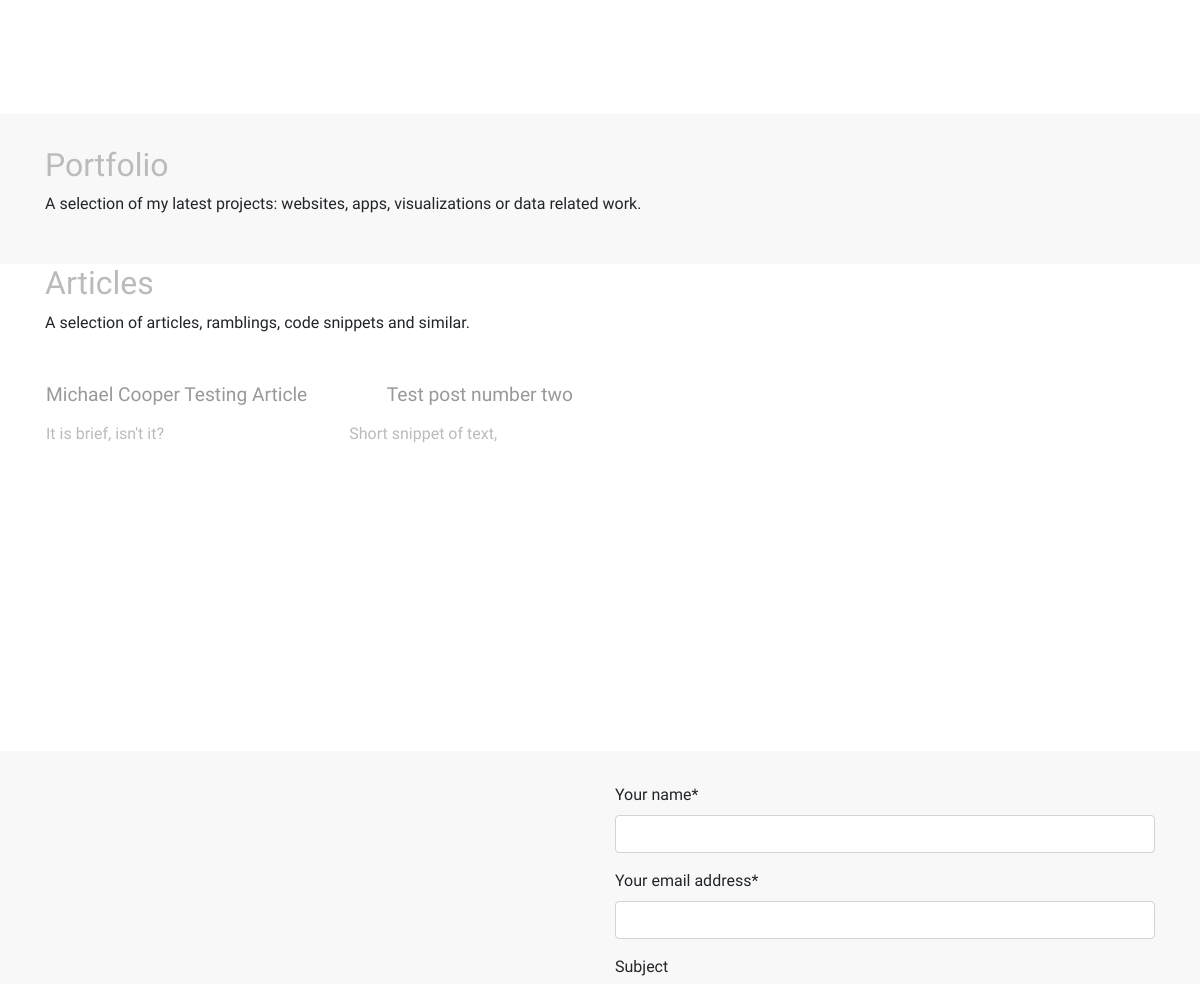
The app's page / (middle part), older data.
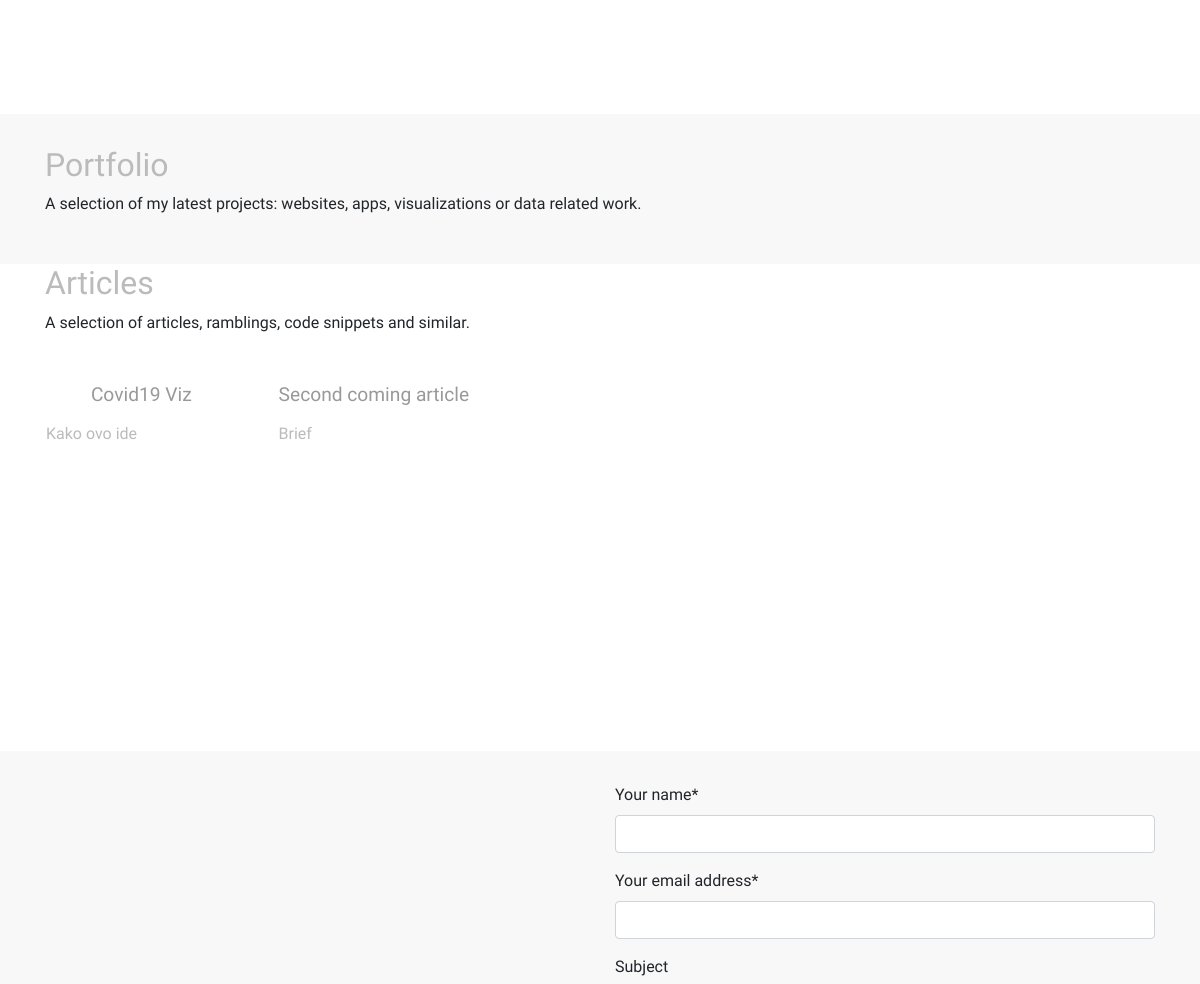
The same page, newer data.
### articles/models.py (models this page shows, shortened)
class Article(models.Model):
    title = models.CharField(max_length=200)
    body = models.TextField(blank=True, null=True)
    short = models.TextField()
    cover = models.ForeignKey('Picture', null=True, blank=True, on_delete=models.CASCADE, related_name='cover_img')
    slug = AutoSlugField(populate_from='title')
    is_portfolio = models.BooleanField(default = False)
    weigth = models.IntegerField(default = 1)

### articles/views.py (the view, shortened to what this page needs)
# urls.py: path('',homePage2, name='home'),
def homePage2(request):
    articles = Article.objects.order_by('-weigth').all()
    if request.method == 'GET':
        form = ContactForm()
    return render(request, "home2.html", {'form': form, 'articles':articles})

### articles/forms.py
class ContactForm(forms.Form):
    name = forms.CharField(label='Your name', max_length=100, required=True)
    email = forms.EmailField(label='Your email address', required=True)
    subject = forms.CharField(label='Subject',required = False)
    message = forms.CharField(label='Message', widget=forms.Textarea, required=True)

### templates/home2.html (shortened to what this page needs)
{% extends 'base.html' %}
{% load cloudinary %}
{% load crispy_forms_tags %}
{% block content %}
<header>
</header>
<section id="portfolio">
    <div class="container-sm">
        <div class="row">
            <div class="col">
                <h2 class="logo">Portfolio</h2>
                <p>A selection of my latest projects: websites, apps, visualizations or data
                    related work.</p>
            </div>
            <div class="grid">
          </div>
        </div>
    </div>
</section>
<section id="articles">
<div class="container">
  <div class="row">
     <div class="col">
        <h2 class="logo">Articles</h2>
        <p>A selection of articles, ramblings, code snippets and similar.</p>
      </div>
  </div>
  <div class="row">
    <div class="grid">
        {% for item in articles  %}
            {% if not item.is_portfolio %}
                <div class="item">
                    <h4>{{ item.title }}</h4>
                    <p>{{ item.short }}</p>
                </div>
            {% endif %}
        {% endfor %}
  </div>
  </div>
</div>
</section>
<section id="contact">
<div class="container">
  <div class="row align-items-center">
    <div class="col-md">
      <div class="contact-form">
         <form method="post">
            {{ form|crispy }}
        </form>
      </div>
    </div>
  </div>
</div>
</section>
{% endblock content %}

Row changes from the older to the newer data that the page shows:
removed Article: title "Michael Cooper Testing Article", short "It is brief, isn't it?"
removed Article: title "Test post number two", short "Short snippet of text,"
added Article: title "Covid19 Viz", short "Kako ovo ide"
added Article: title "Second coming article", short "Brief"
